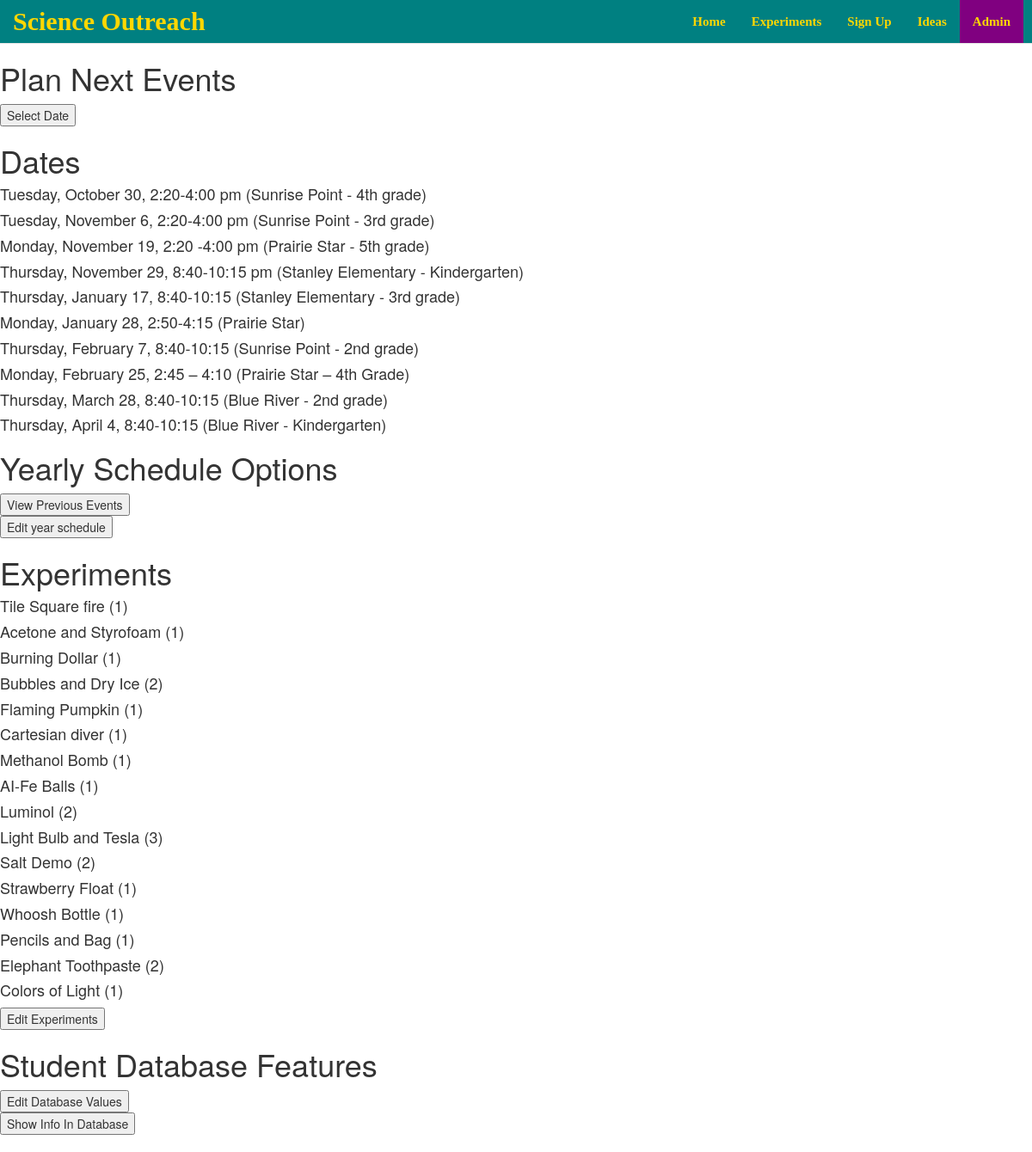
The app's page /admin.php with its own data.
### tables this page shows
CREATE TABLE DATES (
					Date		TEXT	NOT NULL,
					EventInfo	TEXT	NOT NULL,
					PRIMARY KEY (Date));

CREATE TABLE EXPERIMENTS (
					EXP				TEXT	NOT NULL,
					NUMSTUDENTS		TEXT	NOT NULL,
					PRIMARY KEY (EXP));

### admin.php (the view, shortened to what this page needs)
<!DOCTYPE html>
<html lang="en">
<head>
	<link rel="stylesheet" href="https://maxcdn.bootstrapcdn.com/bootstrap/3.3.7/css/bootstrap.min.css">
	<link rel="stylesheet" type="text/css" href="style.css">
</head>
<body>
<nav class="navbar navbar-default navbar-static-top" role="navigation">
<div class="container-fluid">
    <div class="navbar-header">
      <a class="navbar-brand titleText">Science Outreach</a>
    </div>
	 <div class="collapse navbar-collapse" id="myNavbar">
	<ul class="nav navbar-nav navbar-right">
		<li class=" tabText"><a href="index.php">Home</a></li>
		<li class=" tabText"><a href="experiments.php">Experiments</a></li>
		<li class=" tabText"><a href="signup.php">Sign Up</a></li>
		<li class=" tabText"><a href="ideaPage.html">Ideas</a></li>
		<li class="active tabText"><a href="admin.php">Admin</a></li>
	</ul>
	</div>
</nav>
<h1>Plan Next Events</h1>
<button onclick = "addDatesToSelect(this);">Select Date</button>
<h1>Dates</h1>
<div id = "dateList">
<?php
   $db = new MyDB();
   $sql =<<<EOF
      SELECT * from DATES;
EOF;
$ret = $db->query($sql);
while($row = $ret->fetchArray(SQLITE3_ASSOC) ) {
	$info = $row['Date'];
	echo '<h4>'.$info.'</h4>';
   }
?>
</div>
<h1>Yearly Schedule Options</h1>
<div id = "eventTable">
<button onclick = "generatePreviousEventList(this);">View Previous Events</button>
</div>
<div id = "dateTable">
<button onclick = "editYear(this);">Edit year schedule</button>
</div>
<h1>Experiments</h1>
<div id= "experimentTable">
<?php
   $db = new MyDB();
   $sql =<<<EOF
      SELECT * from EXPERIMENTS;
EOF;
$ret = $db->query($sql);
while($row = $ret->fetchArray(SQLITE3_ASSOC) ) {
	$info = $row['EXP'];
	$num = $row['NUMSTUDENTS'];
	echo '<h4>'.$info.' ('.$num.')'.'</h4>';
   }
?>
<button onclick = "editExperiment(this);">Edit Experiments</button>
</div>
<h1>Student Database Features</h1>
<div id="studentDBEdit">
<button onclick="editValueButton(this);">Edit Database Values</button>
</div>
<button onclick="showTables(this)">Show Info In Database</button>
</body>
</html>

### style.css (style rules this page uses)
.navbar { background-color: #008081; padding-right: 10px; #862d86 }
.navbar .navbar-brand { color:gold; }
.navbar-default .navbar-nav>.active>a, .navbar-default .navbar-nav>.active>a:focus, .navbar-default .navbar-nav>.active>a:hover { color:gold; background-color: purple; }
.navbar-default .navbar-nav>li>a { color: gold; }
.titleText { font-family:Rockwell; font-size: 30px; font-weight:bold; }
.tabText { font-family:Rockwell; font-size: 15px; font-weight:bold; }

### records on screen
dates: Date "Tuesday, October 30, 2:20-4:00 pm (Sunrise Point - 4th grade)"
dates: Date "Tuesday, November 6, 2:20-4:00 pm (Sunrise Point - 3rd grade)"
dates: Date "Monday, November 19, 2:20 -4:00 pm (Prairie Star - 5th grade)"
dates: Date "Thursday, November 29, 8:40-10:15 pm (Stanley Elementary - Kindergarten)"
dates: Date "Thursday, January 17, 8:40-10:15 (Stanley Elementary - 3rd grade)"
dates: Date "Monday, January 28, 2:50-4:15 (Prairie Star)"
dates: Date "Thursday, February 7, 8:40-10:15 (Sunrise Point - 2nd grade)"
dates: Date "Monday, February 25, 2:45 – 4:10 (Prairie Star – 4th Grade)"
dates: Date "Thursday, March 28, 8:40-10:15 (Blue River - 2nd grade)"
dates: Date "Thursday, April 4, 8:40-10:15 (Blue River - Kindergarten)"
experiments: EXP "Tile Square fire", NUMSTUDENTS "1"
experiments: EXP "Acetone and Styrofoam", NUMSTUDENTS "1"
experiments: EXP "Burning Dollar", NUMSTUDENTS "1"
experiments: EXP "Bubbles and Dry Ice", NUMSTUDENTS "2"
experiments: EXP "Flaming Pumpkin", NUMSTUDENTS "1"
experiments: EXP "Cartesian diver", NUMSTUDENTS "1"
experiments: EXP "Methanol Bomb", NUMSTUDENTS "1"
experiments: EXP "AI-Fe Balls", NUMSTUDENTS "1"
experiments: EXP "Luminol", NUMSTUDENTS "2"
experiments: EXP "Light Bulb and Tesla", NUMSTUDENTS "3"
experiments: EXP "Salt Demo", NUMSTUDENTS "2"
experiments: EXP "Strawberry Float", NUMSTUDENTS "1"
experiments: EXP "Whoosh Bottle", NUMSTUDENTS "1"
experiments: EXP "Pencils and Bag", NUMSTUDENTS "1"
experiments: EXP "Elephant Toothpaste", NUMSTUDENTS "2"
experiments: EXP "Colors of Light", NUMSTUDENTS "1"
